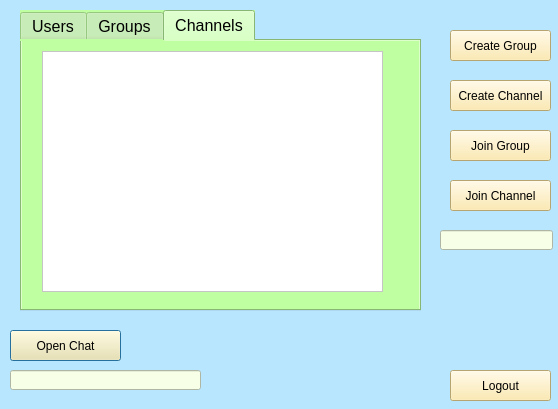
<?xml version="1.0" encoding="UTF-8"?>
<ui version="4.0">
 <class>messanger_list</class>
 <widget class="QDialog" name="messanger_list">
  <property name="geometry">
   <rect>
    <x>0</x>
    <y>0</y>
    <width>558</width>
    <height>409</height>
   </rect>
  </property>
  <property name="windowTitle">
   <string>Dialog</string>
  </property>
  <property name="styleSheet">
   <string notr="true">
background-color: rgb(184, 230, 255);</string>
  </property>
  <widget class="QTabWidget" name="tw">
   <property name="geometry">
    <rect>
     <x>20</x>
     <y>10</y>
     <width>401</width>
     <height>301</height>
    </rect>
   </property>
   <property name="font">
    <font>
     <pointsize>12</pointsize>
    </font>
   </property>
   <property name="styleSheet">
    <string notr="true">background-color: rgb(191, 255, 161);</string>
   </property>
   <property name="currentIndex">
    <number>2</number>
   </property>
   <widget class="QWidget" name="tab">
    <attribute name="title">
     <string>Users</string>
    </attribute>
    <widget class="QTextBrowser" name="tb_user">
     <property name="geometry">
      <rect>
       <x>20</x>
       <y>10</y>
       <width>341</width>
       <height>241</height>
      </rect>
     </property>
     <property name="styleSheet">
      <string notr="true">background-color: rgb(255, 255, 255);</string>
     </property>
    </widget>
   </widget>
   <widget class="QWidget" name="tab_3">
    <attribute name="title">
     <string>Groups</string>
    </attribute>
    <widget class="QTextBrowser" name="tb_group">
     <property name="geometry">
      <rect>
       <x>20</x>
       <y>10</y>
       <width>341</width>
       <height>241</height>
      </rect>
     </property>
     <property name="styleSheet">
      <string notr="true">background-color: rgb(255, 255, 255);</string>
     </property>
    </widget>
   </widget>
   <widget class="QWidget" name="tab_2">
    <attribute name="title">
     <string>Channels</string>
    </attribute>
    <widget class="QTextBrowser" name="tb_channel">
     <property name="geometry">
      <rect>
       <x>20</x>
       <y>10</y>
       <width>341</width>
       <height>241</height>
      </rect>
     </property>
     <property name="font">
      <font>
       <pointsize>9</pointsize>
      </font>
     </property>
     <property name="styleSheet">
      <string notr="true">background-color: rgb(255, 255, 255);</string>
     </property>
    </widget>
   </widget>
  </widget>
  <widget class="QLineEdit" name="le_choose">
   <property name="geometry">
    <rect>
     <x>10</x>
     <y>370</y>
     <width>191</width>
     <height>20</height>
    </rect>
   </property>
   <property name="styleSheet">
    <string notr="true">background-color: rgb(247, 255, 230);</string>
   </property>
  </widget>
  <widget class="QPushButton" name="pbn_open_chat">
   <property name="geometry">
    <rect>
     <x>10</x>
     <y>330</y>
     <width>111</width>
     <height>31</height>
    </rect>
   </property>
   <property name="styleSheet">
    <string notr="true">background-color: rgb(255, 231, 158);
</string>
   </property>
   <property name="text">
    <string>Open Chat</string>
   </property>
  </widget>
  <widget class="QPushButton" name="pbn_out">
   <property name="geometry">
    <rect>
     <x>450</x>
     <y>370</y>
     <width>101</width>
     <height>31</height>
    </rect>
   </property>
   <property name="styleSheet">
    <string notr="true">background-color: rgb(255, 231, 158);
</string>
   </property>
   <property name="text">
    <string>Logout</string>
   </property>
  </widget>
  <widget class="QPushButton" name="pbn_create_group">
   <property name="geometry">
    <rect>
     <x>450</x>
     <y>30</y>
     <width>101</width>
     <height>31</height>
    </rect>
   </property>
   <property name="styleSheet">
    <string notr="true">background-color: rgb(255, 231, 158);
</string>
   </property>
   <property name="text">
    <string>Create Group</string>
   </property>
  </widget>
  <widget class="QPushButton" name="pbn_createchannel">
   <property name="geometry">
    <rect>
     <x>450</x>
     <y>80</y>
     <width>101</width>
     <height>31</height>
    </rect>
   </property>
   <property name="styleSheet">
    <string notr="true">background-color: rgb(255, 231, 158);
</string>
   </property>
   <property name="text">
    <string>Create Channel</string>
   </property>
  </widget>
  <widget class="QLineEdit" name="le_name">
   <property name="geometry">
    <rect>
     <x>440</x>
     <y>230</y>
     <width>113</width>
     <height>20</height>
    </rect>
   </property>
   <property name="styleSheet">
    <string notr="true">background-color: rgb(247, 255, 230);</string>
   </property>
  </widget>
  <widget class="QPushButton" name="pbn_join_group">
   <property name="geometry">
    <rect>
     <x>450</x>
     <y>130</y>
     <width>101</width>
     <height>31</height>
    </rect>
   </property>
   <property name="styleSheet">
    <string notr="true">background-color: rgb(255, 231, 158);
</string>
   </property>
   <property name="text">
    <string>Join Group</string>
   </property>
  </widget>
  <widget class="QPushButton" name="pbn_join_channel">
   <property name="geometry">
    <rect>
     <x>450</x>
     <y>180</y>
     <width>101</width>
     <height>31</height>
    </rect>
   </property>
   <property name="styleSheet">
    <string notr="true">background-color: rgb(255, 231, 158);
</string>
   </property>
   <property name="text">
    <string>Join Channel</string>
   </property>
  </widget>
 </widget>
 <resources/>
 <connections/>
</ui>
